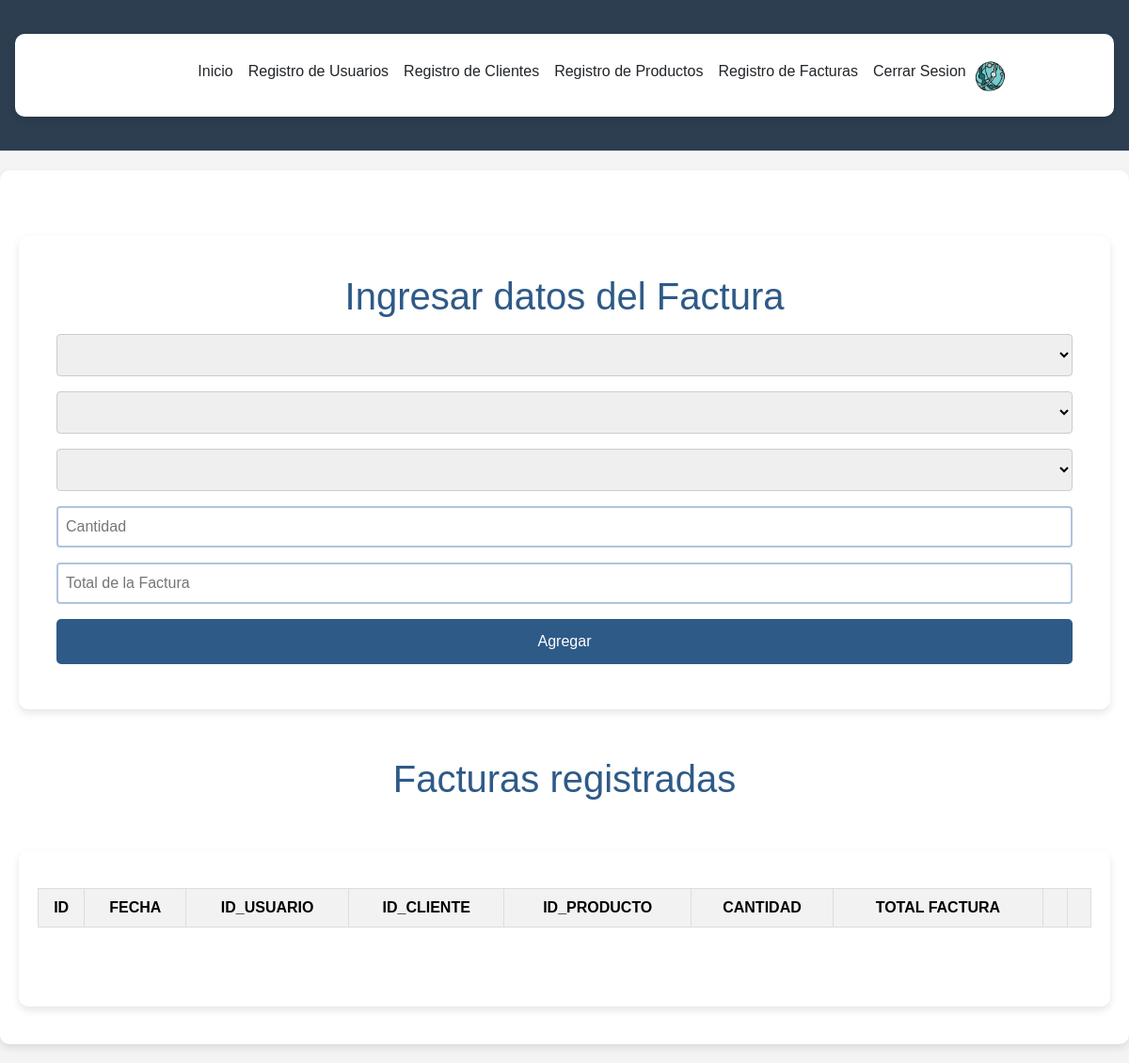
Before: /Login_v18/registration-factura.php with the older database file.
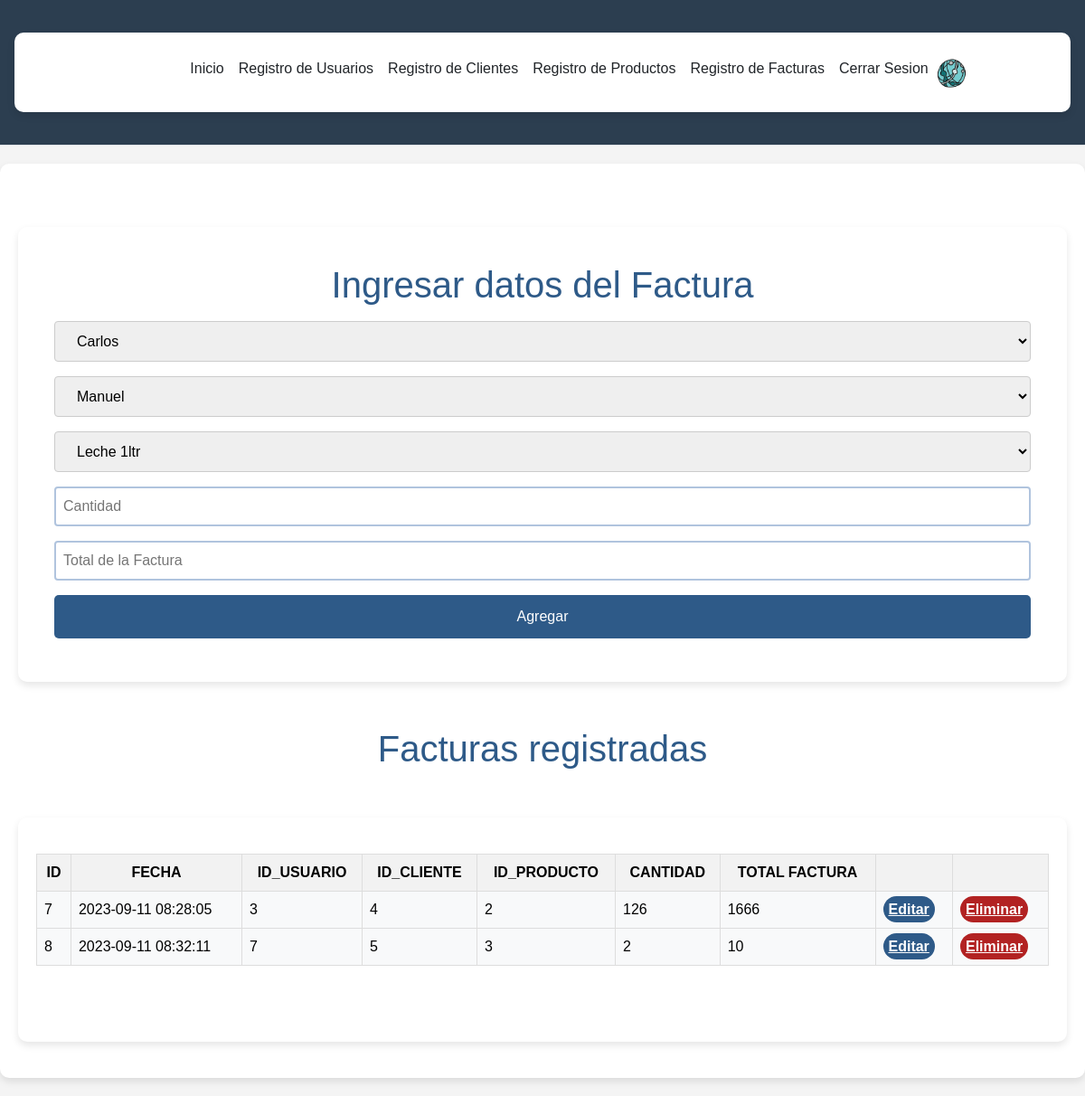
After: the same page with the newer database file.
### tables this page shows
CREATE TABLE `factura` (
  `idfactura` bigint(11) NOT NULL,
  `fecha` datetime NOT NULL,
  `idusuario` int(11) DEFAULT NULL,
  `idcliente` int(11) DEFAULT NULL,
  `idproducto` int(11) DEFAULT NULL,
  `cantidad` int(11) NOT NULL,
  `totalfactura` decimal(10,0) NOT NULL
);

### Login_v18/registration-factura.php (the view, shortened to what this page needs)
<?php
include("conexion.php");
$sql = "SELECT * FROM factura";
$query = mysqli_query($mysqli, $sql);
?>
<!DOCTYPE html>
<html lang="es">
<head>
    <link rel="stylesheet" type="text/css" href="style-home2.css?ts=<?= time() ?>" />
</head>
<body>
    <div>
        <?php
        require_once "header.php";
        ?>
    </div>
    <div class="container">
        <div class="users-form">
            <form action="register-factura.php" method="POST">
                <h1>Ingresar datos del Factura</h1>
                <select name="idusuario" required>
                    <?php
                    $usuarios = mysqli_query($mysqli, "SELECT * FROM usuario");
                    while ($idusuario = mysqli_fetch_array($usuarios)) {
                        echo "<option value='{$idusuario['idusuario']}'>{$idusuario['nombre']}</option>";
                    }
                    ?>
                </select>
                <select name="idcliente" required>
                    <?php
                    $clientes = mysqli_query($mysqli, "SELECT * FROM cliente");
                    while ($idcliente = mysqli_fetch_array($clientes)) {
                        echo "<option value='{$idcliente['idcliente']}'>{$idcliente['nombre']}</option>";
                    }
                    ?>
                </select>
                <select name="idproducto" required>
                    <?php
                    $productos = mysqli_query($mysqli, "SELECT * FROM producto");
                    while ($idproducto = mysqli_fetch_array($productos)) {
                        echo "<option value='{$idproducto['idproducto']}'>{$idproducto['descripcion']}</option>";
                    }
                    ?>
                </select>
                <input type="text" placeholder="Cantidad" name="cantidad" required>
                <input type="text" placeholder="Total de la Factura" name="totalfactura" required>
                <input type="submit" onclick="add()" value="Agregar">
            </form>
        </div>
        <h1>Facturas registradas</h1>
        <br>
        <div class="container">
            <div class="table-responsive">
                <table class="table table-light">
                    <div class="users-table">
                        <thead class="table-dark">
                            <tr>
                                <th>ID</th>
                                <th>FECHA</th>
                                <th>ID_USUARIO</th>
                                <th>ID_CLIENTE</th>
                                <th>ID_PRODUCTO</th>
                                <th>CANTIDAD</th>
                                <th>TOTAL FACTURA</th>
                                <th></th>
                                <th></th>
                            </tr>
                        </thead>
                        <tbody>
                            <?php while ($row = mysqli_fetch_array($query)): ?>
                                <tr>
                                    <td>
                                        <?= $row['idfactura'] ?>
                                    </td>
                                    <td>
                                        <?= $row['fecha'] ?>
                                    <td>
                                        <?= $row['idusuario'] ?>
                                    </td>
                                    <td>
                                        <?= $row['idcliente'] ?>
                                    </td>
                                    <td>
                                        <?= $row['idproducto'] ?>
                                    </td>
                                    <td>
                                        <?= $row['cantidad'] ?>
                                    </td>
                                    <td>
                                        <?= $row['totalfactura'] ?>
                                    </td>
                                    <td><a href="update-factura.php?id=<?= $row['idfactura'] ?>"
                                            class="users-table--edit">Editar</a></td>
                                    <td><a onclick="del()" href="delete-factura.php?id=<?= $row['idfactura'] ?>"
                                            class="users-table--delete">Eliminar</a></td>
                                </tr>
                            <?php endwhile; ?>
                        </tbody>
                    </div>
                </table>
                <br>
                <br>
            </div>
        </div>
</html>

Changed rows visible on the page:
added factura: idfactura "7", fecha "2023-09-11 08:28:05", idusuario "3", idcliente "4", idproducto "2", cantidad "126", totalfactura "1666"
added factura: idfactura "8", fecha "2023-09-11 08:32:11", idusuario "7", idcliente "5", idproducto "3", cantidad "2", totalfactura "10"
Other visible differences:
form field idusuario: (not shown) → "Carlos"
form field idcliente: (not shown) → "Manuel"
form field idproducto: (not shown) → "Leche 1ltr"
